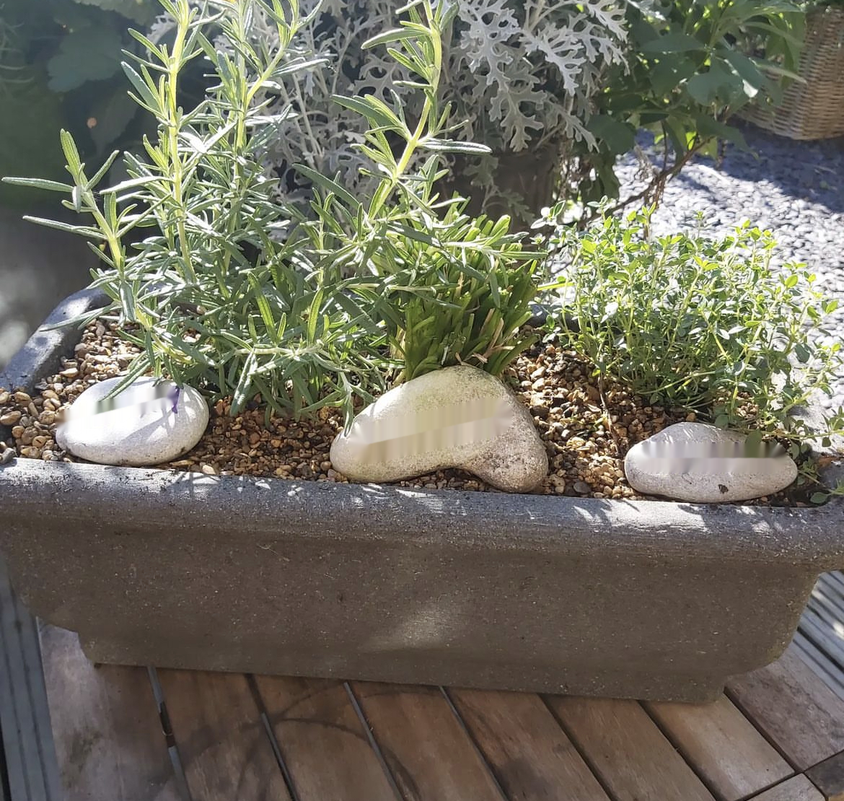
#> input picture images/segmentationImages/img0/noWordsOuput.png, 844 x 801 px, shrunk from 1170 x 1110 before the run
$ jupyter execute --allow-errors segmentImages.ipynb
#> lines starting #> are read from the running program, lines starting #| are printed output that depends on the picture
[cell 1]
import matplotlib.pyplot as plt
import math
import numpy as np
import keras_ocr
import cv2
import os
import skimage.io
from skimage import measure

[cell 2]
def midpoint(x1, y1, x2, y2):
    x_mid = int((x1 + x2)/2)
    y_mid = int((y1 + y2)/2)
    return (x_mid, y_mid)
#> (the rest of this cell did not finish here and is left out)

[cell 3]
#create images without words
directory = "images/segmentationImages"
#> (the rest of this cell did not finish here and is left out)

[cell 4]
def get_properties(img_path):
    # Load image
    img = skimage.io.imread(img_path)
#> img is the input picture: shape (801, 844, 3); mean R, G, B 111.8, 109, 95.3
    # Convert to binary image
    bwimg = img > skimage.filters.threshold_otsu(img)
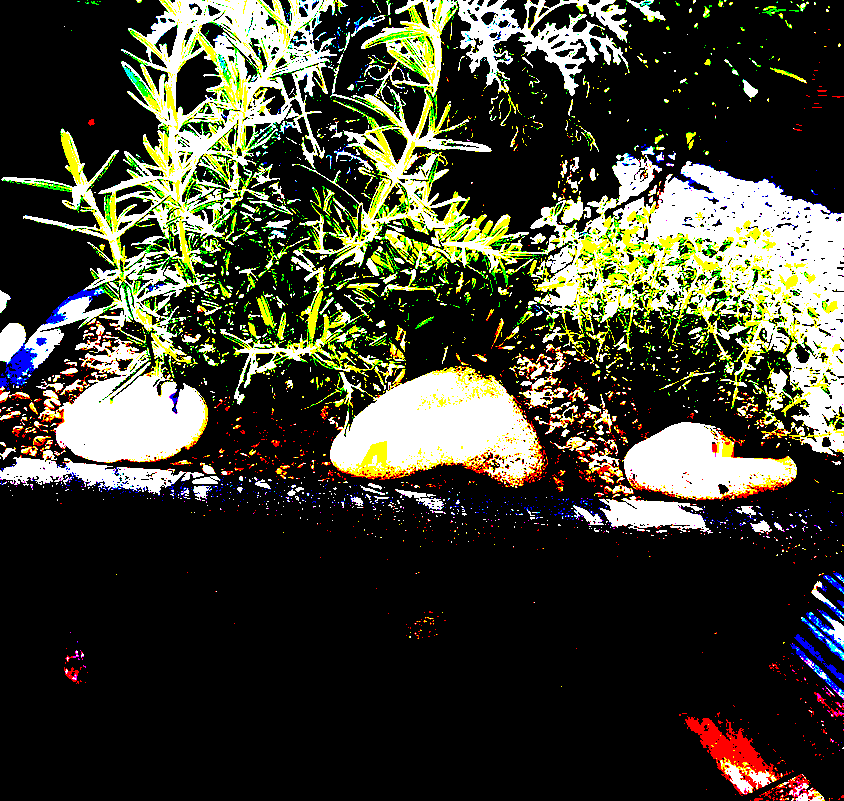
#> bwimg: shape (801, 844, 3) bool; mean R, G, B 0.254, 0.258, 0.2
    # Compute region properties
    stats = measure.regionprops(bwimg)

    return stats

def annotate_center(img_path, stats, out_path):
    fig, ax = plt.subplots()
    ax.imshow(img_path)
    for obj in stats:
        y, x = obj.centroid
        ax.plot(x, y, 'ro')
    plt.save_fig(out_path)
